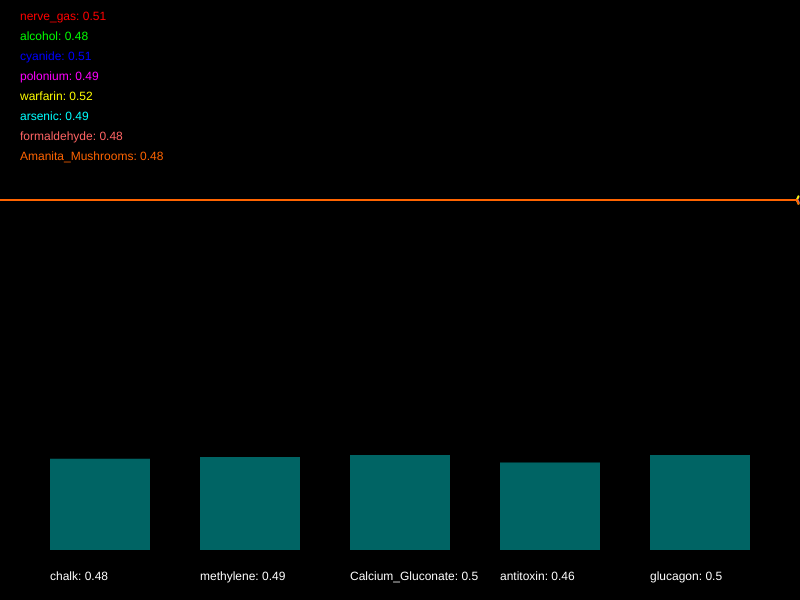
Frame 1 (no input)
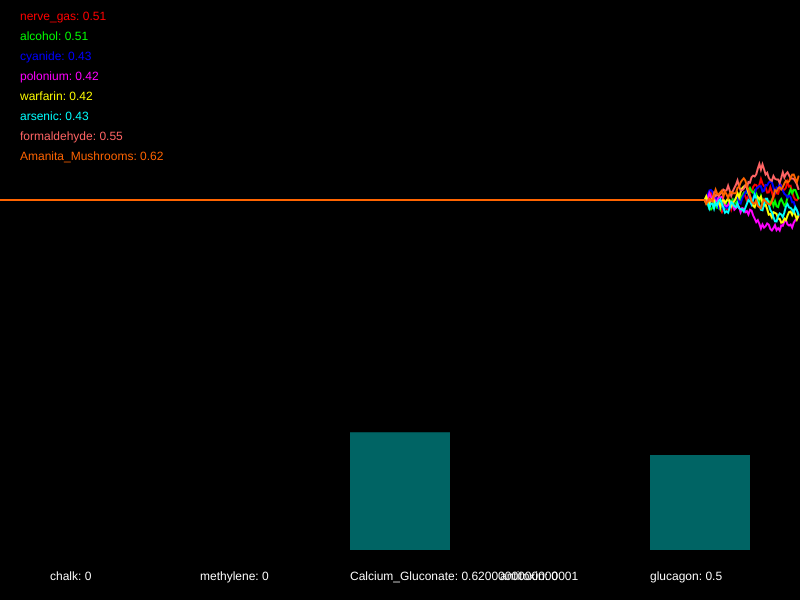
Frame 60 (no input)
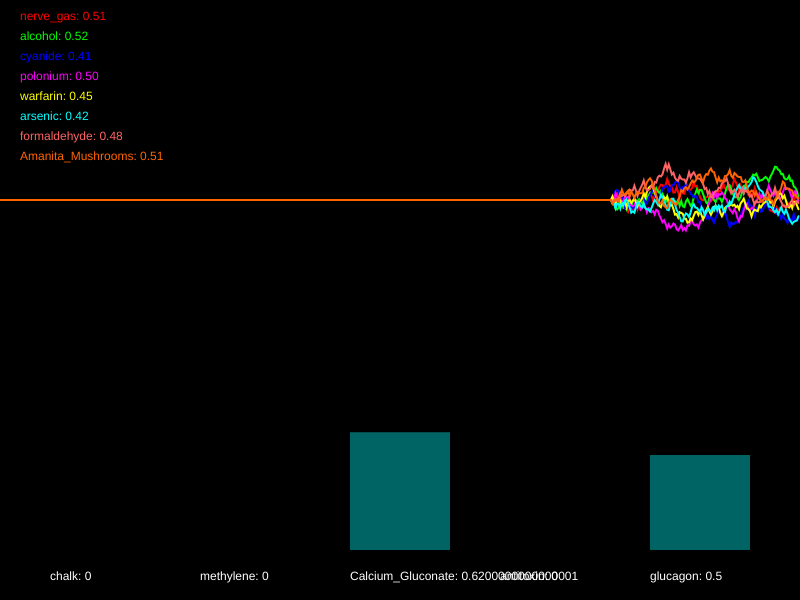
Frame 120 (the mouse pressed at the canvas centre since frame 60)

The p5.js sketch that drew these frames (run headless with seeded random() and noise() and a simulated clock; from frame 60 on, the mouse is pressed at the canvas centre):

// p5.js sketch
// ── sketch.js
/*

Officer: 5871867
CaseNum: 401-3-74351272-5871867

Case 401 - The Case of Norbert's Weiner Stand
Stage 4 - Mortal Cupcake

It seems that Norbert is getting desperate now. In what appears to be his final stand he has set up his own cupcake shop. The laced cupcakes look delicious but they are extremely dangerous. Just a brief whiff of one can induce a series of
deadly symptoms. This is Norbert’s most complex poison to date, so you’ll have to work hard to produce a viable antidote.

You must develop the antidote by using conditional statements in the draw loop to do the following.

	- If either polonium goes above 0.66, cyanide goes above 0.38, or perhaps formaldehyde goes above 0.54, decrement chalk by 0.02
	- If Amanita_Mushrooms dips below 0.48 and nerve_gas goes above 0.74, whilst at the same time, arsenic goes above 0.69 or warfarin goes above 0.75, increment chalk by 0.04
	- If alcohol goes above 0.26 or formaldehyde dips below 0.55, whilst at the same time, cyanide goes above 0.54 or Amanita_Mushrooms goes above 0.35, try decreasing methylene by 0.01
	- When arsenic dips below 0.27, nerve_gas dips below 0.36, and also polonium dips below 0.67, increase methylene by 0.03
	- If formaldehyde dips below 0.37, warfarin dips below 0.68, Amanita_Mushrooms goes above 0.53, and also cyanide dips below 0.28, reduce Calcium_Gluconate by 0.05
	- If alcohol dips below 0.47 or arsenic dips below 0.37, whilst at the same time, polonium goes above 0.52 or nerve_gas dips below 0.51, try increasing Calcium_Gluconate by 0.02
	- If either formaldehyde dips below 0.59, nerve_gas goes above 0.36, or perhaps cyanide dips below 0.66, reduce antitoxin by 0.04
	- When polonium dips below 0.31, whilst at the same time, warfarin goes above 0.3 or Amanita_Mushrooms dips below 0.32, try increasing antitoxin by 0.03
	- If Amanita_Mushrooms goes above 0.33 or alcohol goes above 0.4, whilst at the same time, arsenic goes above 0.37 and formaldehyde goes above 0.72, try decreasing glucagon by 0.02
	- When cyanide dips below 0.54 and warfarin dips below 0.3, or on the other hand, polonium goes above 0.66 and nerve_gas dips below 0.31, try increasing glucagon by 0.01


Your conditional statements should consider the following poisons:

	- nerve_gas
	- alcohol
	- cyanide
	- polonium
	- warfarin
	- arsenic
	- formaldehyde
	- Amanita_Mushrooms


Your conditional statements should modify the following antidotes:

	- chalk
	- methylene
	- Calcium_Gluconate
	- antitoxin
	- glucagon


- There are many ways to complete this task but you should only use the following commands:

	if(){}
	>
	<
	&&
	||
	+=
	-=

*/

//Declare the poison variables
var nerve_gas;
var alcohol;
var cyanide;
var polonium;
var warfarin;
var arsenic;
var formaldehyde;
var Amanita_Mushrooms;


//Declare the antidote variables
var chalk;
var methylene;
var Calcium_Gluconate;
var antitoxin;
var glucagon;


//This variable is used for drawing the graph
var graphs;


function setup()
{

	createCanvas(800,600);
	strokeWeight(2);

	//initialise the poisons and antidotes
	nerve_gas = 0.5;
	alcohol = 0.5;
	cyanide = 0.5;
	polonium = 0.5;
	warfarin = 0.5;
	arsenic = 0.5;
	formaldehyde = 0.5;
	Amanita_Mushrooms = 0.5;
	chalk = 0.5;
	methylene = 0.5;
	Calcium_Gluconate = 0.5;
	antitoxin = 0.5;
	glucagon = 0.5;


	//fills the graph with empty values
	graphs = [];

	for(var i = 0; i < 8; i++)
	{
		graphs.push([]);
		for(var j = 0; j < 512; j++)
		{
			graphs[i].push(0.5);
		}
	}

}

function draw()
{

	//Develop the antidote below
	//Write conditional statements to change the amount of each substance ...

  // If either polonium goes above 0.66, cyanide goes above 0.38, or perhaps formaldehyde goes above 0.54, decrement chalk by 0.02
  if (polonium > 0.66 || cyanide > 0.38 || formaldehyde > 0.54) {
    chalk -= 0.02;
  }

  // If Amanita_Mushrooms dips below 0.48 and nerve_gas goes above 0.74, whilst at the same time, arsenic goes above 0.69 or warfarin goes above 0.75, increment chalk by 0.04
  if (Amanita_Mushrooms < 0.48 && nerve_gas > 0.74 && (arsenic > 0.69 || warfarin > 0.75)) {
    chalk += 0.04;
  }

  // If alcohol goes above 0.26 or formaldehyde dips below 0.55, whilst at the same time, cyanide goes above 0.54 or Amanita_Mushrooms goes above 0.35, try decreasing methylene by 0.01
  if ((alcohol > 0.26 || formaldehyde < 0.55) && (cyanide > 0.54 || Amanita_Mushrooms > 0.35)) {
    methylene -= 0.01;
  }

  // When arsenic dips below 0.27, nerve_gas dips below 0.36, and also polonium dips below 0.67, increase methylene by 0.03
  if (arsenic < 0.27 && nerve_gas < 0.36 && polonium < 0.67) {
    methylene += 0.03;
  }

  // If formaldehyde dips below 0.37, warfarin dips below 0.68, Amanita_Mushrooms goes above 0.53, and also cyanide dips below 0.28, reduce Calcium_Gluconate by 0.05
  if (formaldehyde < 0.37 && warfarin < 0.68 && Amanita_Mushrooms > 0.53 && cyanide < 0.28) {
    Calcium_Gluconate -= 0.05;
  }

  // If alcohol dips below 0.47 or arsenic dips below 0.37, whilst at the same time, polonium goes above 0.52 or nerve_gas dips below 0.51, try increasing Calcium_Gluconate by 0.02
  if ((alcohol < 0.47 || arsenic < 0.37) && (polonium > 0.52 || nerve_gas < 0.51)) {
    Calcium_Gluconate += 0.02;
  }

  // If either formaldehyde dips below 0.59, nerve_gas goes above 0.36, or perhaps cyanide dips below 0.66, reduce antitoxin by 0.04
  if (formaldehyde < 0.59 || nerve_gas > 0.36 || cyanide < 0.66) {
    antitoxin -= 0.04;
  }
//   - When polonium dips below 0.31, whilst at the same time, warfarin goes above 0.3 or Amanita_Mushrooms dips below 0.32, try increasing antitoxin by 0.03

//   - If Amanita_Mushrooms goes above 0.33 or alcohol goes above 0.4, whilst at the same time, arsenic goes above 0.37 and formaldehyde goes above 0.72, try decreasing glucagon by 0.02

//   - When cyanide dips below 0.54 and warfarin dips below 0.3, or on the other hand, polonium goes above 0.66 and nerve_gas dips below 0.31, try increasing glucagon by 0.01

if ((polonium < 0.31) && ((warfarin > 0.3) || (Amanita_Mushrooms < 0.32))) {
	antitoxin += 0.03;
  }
  
  if ((Amanita_Mushrooms > 0.33 || alcohol > 0.4) && (arsenic > 0.37 && formaldehyde > 0.72)) {
	glucagon -= 0.02;
  }
  
  if (((cyanide < 0.54) && (warfarin < 0.3)) || ((polonium > 0.66) && (nerve_gas < 0.31))) {
	glucagon += 0.01;
  }
	//////////////////////////////////////////////////////

	//the code below generates new values using random numbers

	/*
		For testing, you might want to temporarily comment out
		these lines and set the same variables to constant values
		instead.
	*/

	nerve_gas = nextValue(graphs[0],nerve_gas);
	alcohol = nextValue(graphs[1],alcohol);
	cyanide = nextValue(graphs[2],cyanide);
	polonium = nextValue(graphs[3],polonium);
	warfarin = nextValue(graphs[4],warfarin);
	arsenic = nextValue(graphs[5],arsenic);
	formaldehyde = nextValue(graphs[6],formaldehyde);
	Amanita_Mushrooms = nextValue(graphs[7],Amanita_Mushrooms);


	chalk = constrain(chalk, 0, 1);
	methylene = constrain(methylene, 0, 1);
	Calcium_Gluconate = constrain(Calcium_Gluconate, 0, 1);
	antitoxin = constrain(antitoxin, 0, 1);
	glucagon = constrain(glucagon, 0, 1);


	///////// DO NOT CHANGE THE CODE BELOW ///////////

	//drawing code

	// set background
	background(0);
	noFill();

	//draw the graphs for the vitals

	var colors = [
		color(255, 0, 0),
		color(0, 255, 0),
		color(0, 0, 255),
		color(255, 0, 255),
		color(255, 255, 0),
		color(0, 255, 255),
		color(255, 100, 100),
		color(255, 100, 0)
	];

	for(var i = 0; i < graphs.length; i++)
	{
		stroke(colors[i]);
		drawGraph(graphs[i]);
	}

	//draw the poisons as text
	noStroke();
	fill(colors[0]);
	text('nerve_gas: ' + nf(nerve_gas,1,2), 20,20);
	fill(colors[1]);
	text('alcohol: ' + nf(alcohol,1,2), 20,40);
	fill(colors[2]);
	text('cyanide: ' + nf(cyanide,1,2), 20,60);
	fill(colors[3]);
	text('polonium: ' + nf(polonium,1,2), 20,80);
	fill(colors[4]);
	text('warfarin: ' + nf(warfarin,1,2), 20,100);
	fill(colors[5]);
	text('arsenic: ' + nf(arsenic,1,2), 20,120);
	fill(colors[6]);
	text('formaldehyde: ' + nf(formaldehyde,1,2), 20,140);
	fill(colors[7]);
	text('Amanita_Mushrooms: ' + nf(Amanita_Mushrooms,1,2), 20,160);


	//draw the antidotes bar chart
	drawBar(chalk,50,'chalk');
	drawBar(methylene,200,'methylene');
	drawBar(Calcium_Gluconate,350,'Calcium_Gluconate');
	drawBar(antitoxin,500,'antitoxin');
	drawBar(glucagon,650,'glucagon');


}

function nextValue(graph, val)
{
	//gets the next value for a vital and puts it in an array for drawing
	var delta = random(-0.03,0.03);

	val += delta;
	if(val > 1 || val < 0)
	{
		delta *= -1;
		val += delta * 2;
	}

	graph.push(val)
	graph.shift();
	return val;
}

function drawGraph(graph)
{
	//draws an array as a graph
	beginShape();
	for(var i = 0; i < graph.length; i++)
	{
			vertex(width * i/512, height * 0.5 - graph[i]* height/3)
	}
	endShape();
}


function drawBar(val, x, name)
{
	//draws the bars for bar chart
    noStroke();
    fill(0,100,100);
	var mh = height * 0.4 - 50;
	rect(x,(height - 50) - val*mh, 100, val*mh);
    fill(255);
	text(name + ": " + val, x, height - 20);
}
